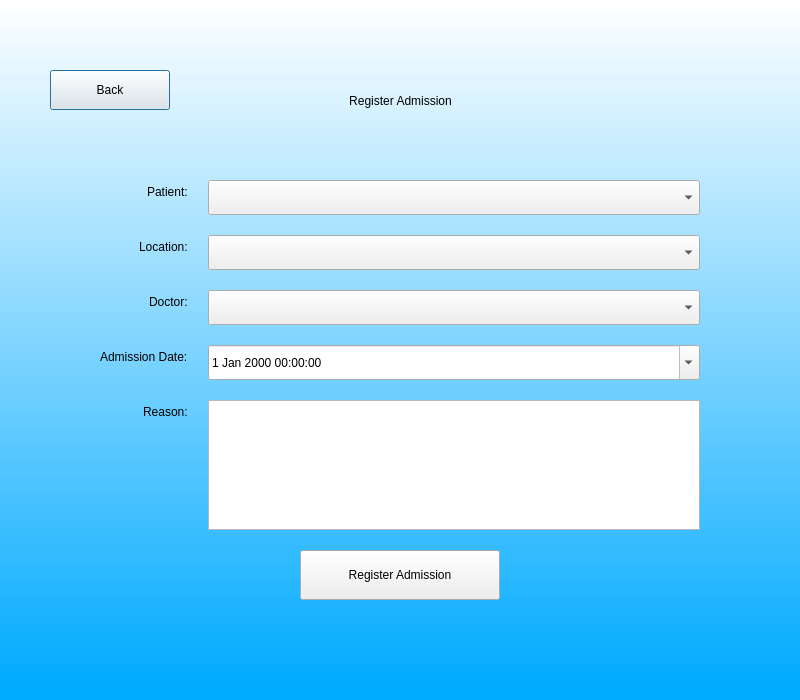
<?xml version="1.0" encoding="UTF-8"?>
<ui version="4.0">
 <class>Dialog</class>
 <widget class="QDialog" name="Dialog">
  <property name="geometry">
   <rect>
    <x>0</x>
    <y>0</y>
    <width>800</width>
    <height>700</height>
   </rect>
  </property>
  <property name="windowTitle">
   <string>Register Admission</string>
  </property>
  <widget class="QWidget" name="widget" native="true">
   <property name="geometry">
    <rect>
     <x>0</x>
     <y>0</y>
     <width>800</width>
     <height>700</height>
    </rect>
   </property>
   <property name="styleSheet">
    <string notr="true">QWidget#widget{
background-color:qlineargradient(spread:pad, x1:1, y1:0.982409, x2:1, y2:0, stop:0 rgba(0, 170, 255, 255), stop:1 rgba(255, 255, 255, 255))}</string>
   </property>
   <widget class="QLabel" name="label">
    <property name="geometry">
     <rect>
      <x>200</x>
      <y>70</y>
      <width>401</width>
      <height>61</height>
     </rect>
    </property>
    <property name="styleSheet">
     <string notr="true">font: 36pt &quot;MS Shell Dlg 2&quot;;</string>
    </property>
    <property name="text">
     <string>Register Admission</string>
    </property>
    <property name="alignment">
     <set>Qt::AlignCenter</set>
    </property>
   </widget>
   <widget class="QPushButton" name="backTo">
    <property name="geometry">
     <rect>
      <x>50</x>
      <y>70</y>
      <width>120</width>
      <height>40</height>
     </rect>
    </property>
    <property name="styleSheet">
     <string notr="true">font: 12pt &quot;MS Shell Dlg 2&quot;;</string>
    </property>
    <property name="text">
     <string>Back</string>
    </property>
   </widget>
   <widget class="QWidget" name="formLayoutWidget">
    <property name="geometry">
     <rect>
      <x>100</x>
      <y>180</y>
      <width>600</width>
      <height>350</height>
     </rect>
    </property>
    <layout class="QFormLayout" name="formLayout">
     <property name="labelAlignment">
      <set>Qt::AlignRight|Qt::AlignTrailing|Qt::AlignVCenter</set>
     </property>
     <property name="formAlignment">
      <set>Qt::AlignHCenter|Qt::AlignTop</set>
     </property>
     <property name="horizontalSpacing">
      <number>20</number>
     </property>
     <property name="verticalSpacing">
      <number>20</number>
     </property>
     <item row="0" column="0">
      <widget class="QLabel" name="label_2">
       <property name="styleSheet">
        <string notr="true">font: 14pt &quot;MS Shell Dlg 2&quot;;</string>
       </property>
       <property name="text">
        <string>Patient:</string>
       </property>
      </widget>
     </item>
     <item row="0" column="1">
      <widget class="QComboBox" name="patientCombo">
       <property name="minimumSize">
        <size>
         <width>0</width>
         <height>35</height>
        </size>
       </property>
      </widget>
     </item>
     <item row="1" column="0">
      <widget class="QLabel" name="label_3">
       <property name="styleSheet">
        <string notr="true">font: 14pt &quot;MS Shell Dlg 2&quot;;</string>
       </property>
       <property name="text">
        <string>Location:</string>
       </property>
      </widget>
     </item>
     <item row="1" column="1">
      <widget class="QComboBox" name="locationCombo">
       <property name="minimumSize">
        <size>
         <width>0</width>
         <height>35</height>
        </size>
       </property>
      </widget>
     </item>
     <item row="2" column="0">
      <widget class="QLabel" name="label_4">
       <property name="styleSheet">
        <string notr="true">font: 14pt &quot;MS Shell Dlg 2&quot;;</string>
       </property>
       <property name="text">
        <string>Doctor:</string>
       </property>
      </widget>
     </item>
     <item row="2" column="1">
      <widget class="QComboBox" name="doctorCombo">
       <property name="minimumSize">
        <size>
         <width>0</width>
         <height>35</height>
        </size>
       </property>
      </widget>
     </item>
     <item row="3" column="0">
      <widget class="QLabel" name="label_5">
       <property name="styleSheet">
        <string notr="true">font: 14pt &quot;MS Shell Dlg 2&quot;;</string>
       </property>
       <property name="text">
        <string>Admission Date:</string>
       </property>
      </widget>
     </item>
     <item row="3" column="1">
      <widget class="QDateTimeEdit" name="admissionDateTime">
       <property name="minimumSize">
        <size>
         <width>0</width>
         <height>35</height>
        </size>
       </property>
       <property name="calendarPopup">
        <bool>true</bool>
       </property>
      </widget>
     </item>
     <item row="4" column="0">
      <widget class="QLabel" name="label_6">
       <property name="styleSheet">
        <string notr="true">font: 14pt &quot;MS Shell Dlg 2&quot;;</string>
       </property>
       <property name="text">
        <string>Reason:</string>
       </property>
      </widget>
     </item>
     <item row="4" column="1">
      <widget class="QTextEdit" name="reasonField">
       <property name="minimumSize">
        <size>
         <width>0</width>
         <height>100</height>
        </size>
       </property>
      </widget>
     </item>
    </layout>
   </widget>
   <widget class="QPushButton" name="addAdmission">
    <property name="geometry">
     <rect>
      <x>300</x>
      <y>550</y>
      <width>200</width>
      <height>50</height>
     </rect>
    </property>
    <property name="styleSheet">
     <string notr="true">font: 14pt &quot;MS Shell Dlg 2&quot;;</string>
    </property>
    <property name="text">
     <string>Register Admission</string>
    </property>
   </widget>
   <widget class="QLabel" name="errorMsg">
    <property name="geometry">
     <rect>
      <x>100</x>
      <y>610</y>
      <width>600</width>
      <height>40</height>
     </rect>
    </property>
    <property name="styleSheet">
     <string notr="true">font: 12pt &quot;MS Shell Dlg 2&quot;;color:rgb(255,0,0)</string>
    </property>
    <property name="text">
     <string/>
    </property>
    <property name="alignment">
     <set>Qt::AlignCenter</set>
    </property>
    <property name="wordWrap">
     <bool>true</bool>
    </property>
   </widget>
  </widget>
 </widget>
 <resources/>
 <connections/>
</ui>
